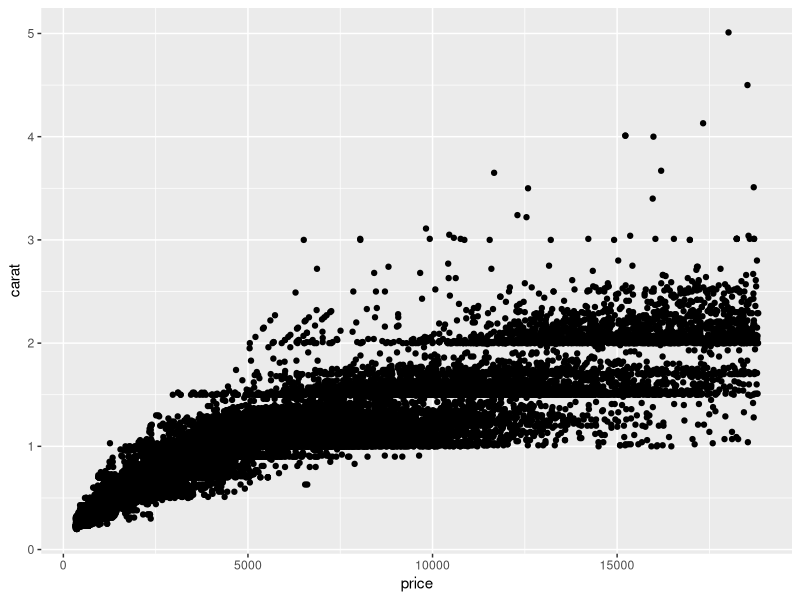
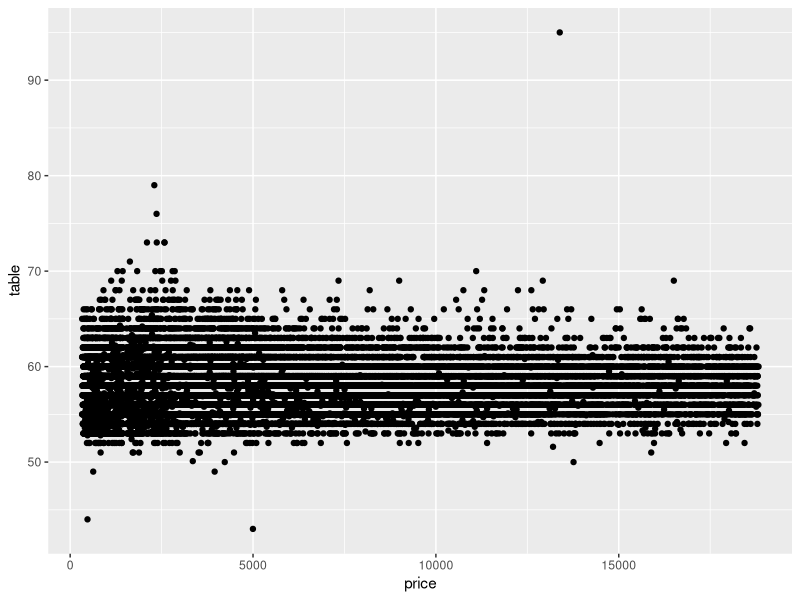

These figures' R source, in order:
## ---- chunk 1
knitr::opts_chunk$set(echo = TRUE)
library(tidyverse)
## ---- chunk 2
### In this code chunk, start with the diamonds dataset (built in to
### ggplot2 package) and create a plot of price vs. carat (or some other
### variables of your choice)
ggplot(data = diamonds, aes(x = price, y = carat)) +
  geom_point()
## ---- chunk 3
### In this code chunk, start with the diamonds dataset (built in to
### ggplot2 package) and create a subset based on filtering, e.g., 
### size greater than 1 carat or cut is "Ideal"

diamonds_subset <- diamonds %>% 
  filter(carat > 1 & cut == "Ideal")

## ---- chunk 4
ggplot(data = diamonds, aes(x = price, y = table)) +
  geom_point()


## ---- chunk 5
### Both partners - delete this comment, then write some code here
### to plot, summarize, calculate something simple using the diamonds
### dataset.


